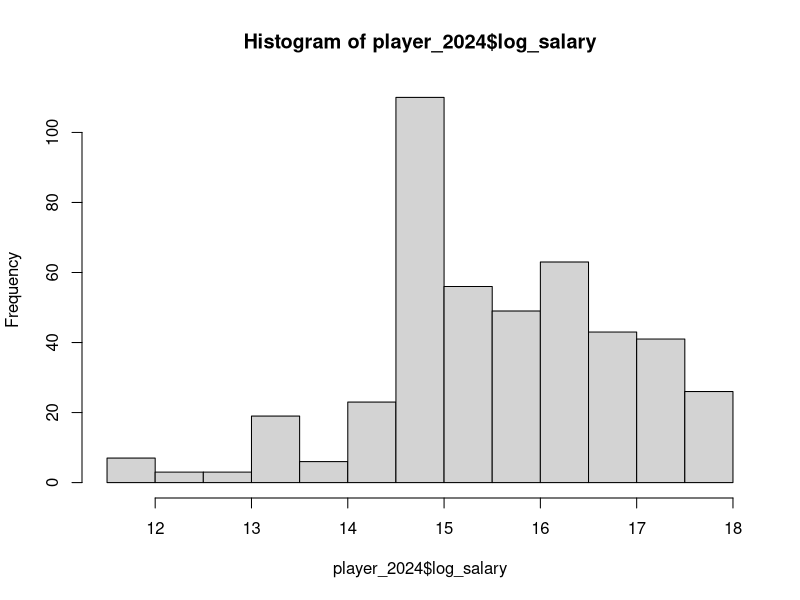
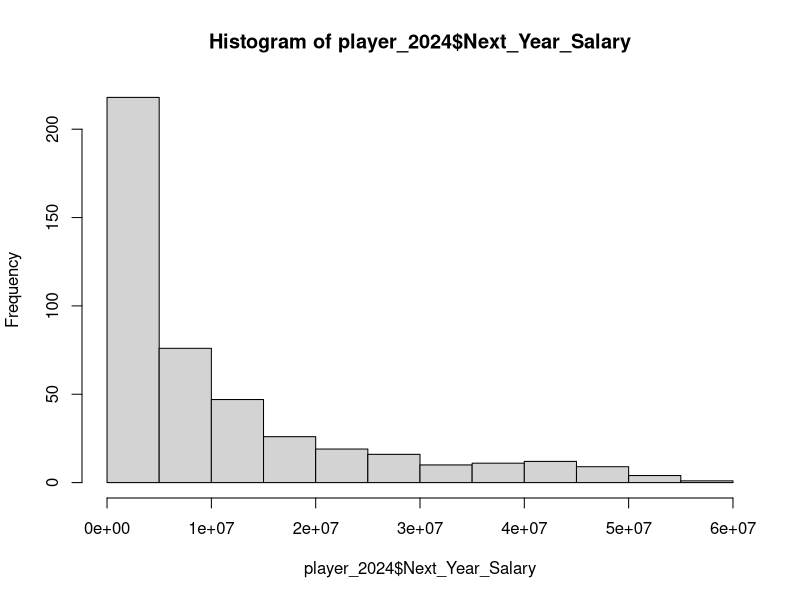
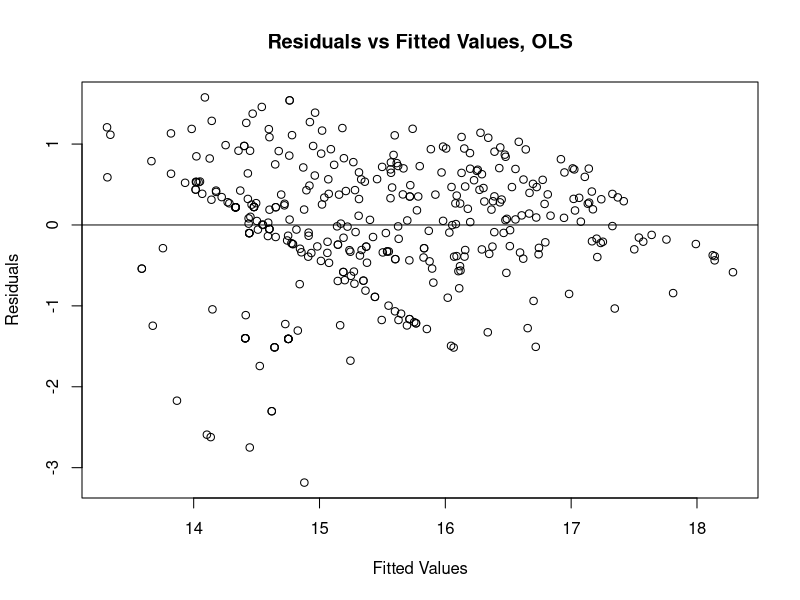

The R source for these figures, in order: (Note: this script raises an error after producing the figures.)
library(ggplot2)

#helper function for stratified train test split
# we want a sufficient number of "stars" in both train and test, and we define a star as players with any accolades
# (MVP, all star, all nba defensive team ,etc)

train_test_split_stratified=function(data, y){
  x_reg=data[which(data$accolade==0),]
  y_reg=y[which(data$accolade==0)]
    
  x_star=data[which(data$accolade==1),]
  y_star=y[which(data$accolade==1)]
  
  set.seed(0)
  reg_train_index=sample(seq_len(nrow(x_reg)), size=0.8*nrow(x_reg))
  
  train_data_reg=x_reg[reg_train_index, ]
  test_data_reg=x_reg[-reg_train_index, ]
  ytr_reg=y_reg[reg_train_index]
  yts_reg=y_reg[-reg_train_index]
  
  star_train_index=sample(seq_len(nrow(x_star)), size=0.8*nrow(x_star))
  train_data_star=x_star[star_train_index, ]
  test_data_star=x_star[-star_train_index, ]
  ytr_star=y_star[star_train_index]
  yts_star=y_star[-star_train_index]
  
  xtr=rbind(train_data_reg, train_data_star)
  xts=rbind(test_data_reg, test_data_star)
  ytr=c(ytr_reg, ytr_star)
  yts=c(yts_reg, yts_star)
  return(list(xtr, xts, ytr, yts))
}

# helper function for calculating test r squared after fitting any of the ols, wls, or lasso models on training set
rsq_test=function(pred, yts){
  ss_res =sum((pred - yts)^2)
  ss_tot <- sum((yts - mean(yts))^2)
  return(1-ss_res / ss_tot)
}


player_2024 = read.csv('final_2024_player.csv')
player_2024

player_2024 <- player_2024[, !(names(player_2024) %in% c("Salary", "Guaranteed", "Next_Year_Guaranteed", "Awards"))]
player_2024 <- na.omit(player_2024)

player_2024$accolade=as.numeric(player_2024$All.Star+player_2024$AwardWinner+player_2024$FirstTeam+player_2024$SecondTeam+player_2024$ThridTeam+player_2024$DefTeam1+player_2024$DefTeam2+player_2024$NumOfAwards>0)


player_2024$log_salary <- log(player_2024$Next_Year_Salary)
hist(player_2024$log_salary)
hist(player_2024$Next_Year_Salary)






# weight approach using Awards
player_2024$wts <- player_2024$NumOfAwards/ max(player_2024$NumOfAwards, na.rm = TRUE)

# Box score model
box_score_vars <- c("accolade", "wts", "Age", "Pos", "G", "MP_x", "PTS", "TRB", "AST", "STL", "BLK", "TOV.", "FG.", "FT.")

# Advanced metrics model
advanced_vars <- c("accolade", "wts", "Age", "eFG.", "WS", "BPM", "DBPM", "USG.", "FTr", "NumOfAwards", "X2023.24_contract_year")

# Build feature matrices







X_box <- model.matrix(player_2024$log_salary ~ ., data = player_2024[box_score_vars])
X_adv <- model.matrix(player_2024$log_salary ~ ., data = player_2024[advanced_vars])

xtr_box=train_test_split_stratified(data.frame(X_box), player_2024$log_salary)[[1]]
xts_box=train_test_split_stratified(data.frame(X_box), player_2024$log_salary)[[2]]
ytr_box=train_test_split_stratified(data.frame(X_box), player_2024$log_salary)[[3]]
yts_box=train_test_split_stratified(data.frame(X_box), player_2024$log_salary)[[4]]

xtr_adv=train_test_split_stratified(data.frame(X_adv), player_2024$log_salary)[[1]]
xts_adv=train_test_split_stratified(data.frame(X_adv), player_2024$log_salary)[[2]]
ytr_adv=train_test_split_stratified(data.frame(X_adv), player_2024$log_salary)[[3]]
yts_adv=train_test_split_stratified(data.frame(X_adv), player_2024$log_salary)[[4]]


# Fit models

#OLS first

ols_box=lm(ytr_box~., data=cbind(ytr_box = ytr_box, xtr_box[, -c(1, 2, 3)]))
pred=predict(ols_box, xts_box)
print(summary(abs(exp(pred)-exp(yts_box))))

rsq_test(pred, yts_box)

ols_adv=lm(ytr_adv~., data=cbind(ytr_adv = ytr_adv, xtr_adv[, -c(1, 2, 3)]))
pred=predict(ols_adv, xts_adv)
print(summary(abs(exp(pred)-exp(yts_adv))))

rsq_test(pred, yts_adv)

plot(fitted(ols_box), resid(ols_box), xlab = "Fitted Values", ylab = "Residuals", main = "Residuals vs Fitted Values, OLS")
abline(h = 0, col = "black")

# WLS

wls_box <- lm(ytr_box ~ ., data = as.data.frame(xtr_box[,c(-1, -2, -3)]), weights = xtr_box[,3])
wls_adv <- lm(ytr_adv ~ ., data = as.data.frame(xtr_adv[,c(-1, -2, -3)]), weights = xtr_adv[,3])

# Check summaries
summary(wls_box)
summary(wls_adv)
vif(wls_box)


box_pred=predict(wls_box, as.data.frame(xts_box[,c(-1, -2, -3)]))
print(summary((abs(exp(box_pred)-exp(yts_box)))))

rsq_test(box_pred, yts_box)
adv_pred=predict(wls_adv, as.data.frame(xts_adv[,c(-1, -2, -3)]))
print(summary(abs(exp(adv_pred)-exp(yts_adv))))
rsq_test(adv_pred, yts_adv)

# LASSO
x_mat=model.matrix(~ . - 1, data = xtr_box[, -c(1, 2, 3)])
x_mat_test=model.matrix(~ . -1, data=xts_box[, -c(1, 2, 3)])
model=cv.glmnet(x_mat, ytr_box, alpha=1)
pred=predict(model, newx=x_mat_test, s="lambda.min")
summary(abs(exp(pred)-exp(yts_box)))

rsq_test(pred, yts_box)

x_mat=model.matrix(~ . - 1, data = xtr_adv[, -c(1, 2, 3)])
x_mat_test=model.matrix(~ . -1, data=xts_adv[, -c(1, 2, 3)])
model=cv.glmnet(x_mat, ytr_adv, alpha=1)
pred=predict(model, newx=x_mat_test, s="lambda.min")
summary(abs(exp(pred)-exp(yts_adv)))

rsq_test(pred, yts_adv)


# Last bit of testing with 10 selected top free agents from
# summer 2024. 5 stars and 5 role players (non-stars)
# This time, players were classified as stars or non-stars with the authors' domain knowledge of the NBA


top_FA_i=which(player_2024$Player %in% c("Paul George", "LeBron James", "Tyrese Maxey", "DeMar DeRozan", "James Harden", "Kentavious Caldwell-Pope", "Tyus Jones", "Malik Beasley", "Jonas Valančiūnas", "Tobias Harris"))
top_FA_x=rbind(xtr_box[c("112", "201", "274", "308", "320", "391", "446", "462"),], xts_box[c("240", "461"),])
top_FA_y=player_2024$log_salary[top_FA_i]

ols_pred=predict(ols_box, top_FA_x[,-c(1, 2, 3)], interval="prediction")
colnames(ols_pred)=c("ols_fit", "ols_lwr", "ols_upr")

wls_pred=predict(wls_box, top_FA_x[,c(-1, -2, -3)], interval="prediction")
colnames(wls_pred)=c("wls_fit", "wls_lwr", "wls_upr")

ints=as.data.frame(cbind(wls_pred, ols_pred))
ints$name=c("DeMar DeRozan", "James Harden", "Kentavious Caldwell-Pope", "LeBron James", "Malik Beasley", "Paul George", "Tobias Harris", "Tyus Jones", "Jonas Valančiūnas", "Tyrese Maxey")
player_2024[top_FA_i, c(2,64)]

ints$actual=c(16.96825, 17.33164, 16.94038, 17.70178, 15.60727, 17.71152, 17.04891, 14.55149, 16.10805, 17.37505)
library(ggplot2)



ggplot(ints, aes(x = as.factor(name))) +
  
  # WLS prediction interval
  geom_pointrange(aes(y = wls_fit, ymin = wls_lwr, ymax = wls_upr, color = "WLS Interval"),
                  position = position_nudge(x = -0.2)) +
  
  # OLS prediction interval
  geom_pointrange(aes(y = ols_fit, ymin = ols_lwr, ymax = ols_upr, 
                      color = "OLS Interval"),
                  position = position_nudge(x = 0.2)) +
  
  # Actual log salaries
  geom_point(aes(y = actual, color = "Actual Salary"),
             size = 2) +
  
  # Manual legend mappings
  scale_color_manual(name = "Legend", 
                     values = c("WLS Interval" = "red", 
                                "OLS Interval" = "blue", 
                                "Actual Salary" = "black")) +
  
  # Labels and theme
  labs(title = "WLS and OLS Confidence Intervals and Actual 2024 log(Salaries), Selected Top Free Agents",
       y = "log(Salary)",
       x = "Player Name") +
  theme_minimal() +
  scale_y_continuous(limits = c(13.7, 20.2))+
  theme(axis.text.x = element_text(angle = 45, hjust = 1))


#Checking assumptions for OLS, WLS, LASSO

#OLS
#linear relationship check
plot(fitted(ols_box), resid(ols_box), xlab="OLS Fitted Vals", ylab="OLS Residuals", main="OLS Fitted Vals vs Residuals")
abline(h = 0, col = "red")

plot(fitted(ols_adv), resid(ols_adv), xlab="OLS Fitted Vals", ylab="OLS Residuals", main="OLS Fitted Vals vs Residuals, Advanced Stats")
abline(h = 0, col = "red")

# independent errors
library(lmtest)
dwtest(ols_box)
dwtest(ols_adv)
#p>0.05, assumption holds

#multicolinearity check
library(car)
vif(ols_box)
vif(ols_adv)

#homoskedastic errors check
qqnorm(residuals(ols_box))
qqline(residuals(ols_box))

qqnorm(residuals(ols_adv))
qqline(residuals(ols_adv))

#Lower tail deviates from the line significantly: suggests heteroskedastic errors

# WLS
#Same assumptions as OLS, we are checking 
qqnorm(residuals(wls_box))
qqline(residuals(wls_box))
